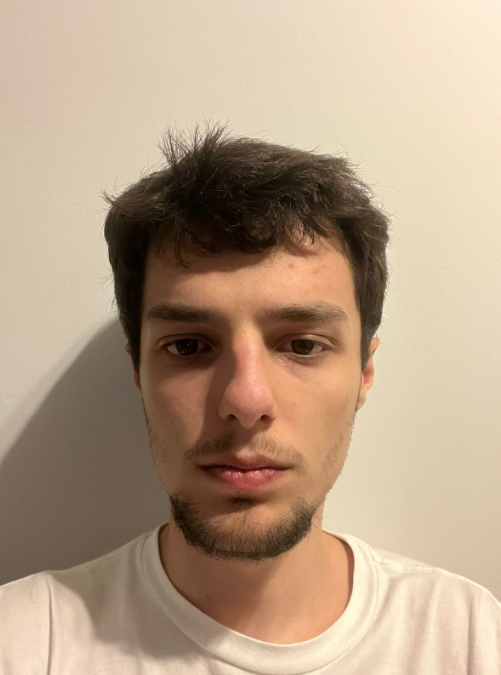
#> input picture img/fotopessoa4.png, 501 x 675 px
$ python img_to_points5.py img//fotopessoa4.png --width 300 --step 2 --dark_thresh 100 --output pontos_bw.csv
#> lines starting #> are read from the running program, lines starting #| are printed output that depends on the picture
import cv2
from PIL import Image
import numpy as np
import matplotlib.pyplot as plt
import csv

def image_to_pointcloud(image_path, output_csv='points.csv', width=200, step=1,
                         dark_thresh=128):
    """
    Converte uma imagem em nuvem de pontos em preto e branco,
    plotando apenas pixels suficientemente escuros.

    Parâmetros:
    - image_path: caminho para a imagem de entrada.
    - output_csv: CSV de saída.
    - width: largura alvo (mantém proporção).
    - step: amostragem de pontos; usa cada N-ésimo pixel.
    - dark_thresh: limiar (0-255); somente pixels com valor <= limiar são plotados.
    """
#> called with image_path = 'img//fotopessoa4.png', output_csv = 'pontos_bw.csv', width = 300, step = 2, dark_thresh = 100
    # Carrega e converte para grayscale
    img_gray = Image.open(image_path).convert('L')
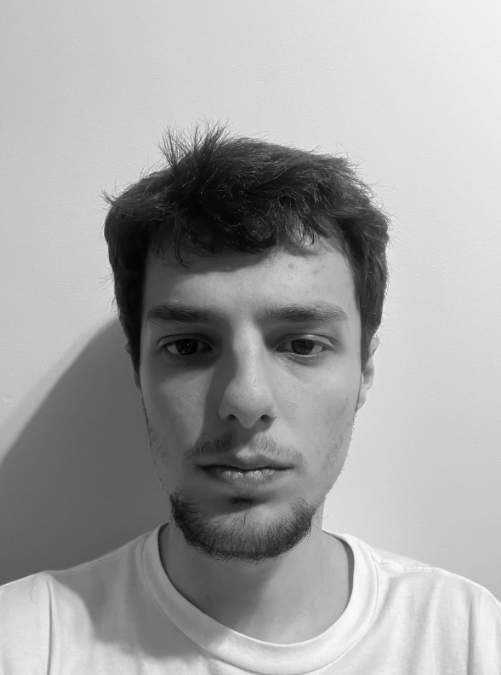
#> img_gray: PIL image 501x675 L; min 1, max 250, mean 163.4
    # Redimensiona mantendo proporção
    w_pct = width / float(img_gray.size[0])
#> w_pct = 0.599
    height = int(float(img_gray.size[1]) * w_pct)
#> height = 404
    img_gray = img_gray.resize((width, height), resample=Image.LANCZOS)
#> img_gray: PIL image 300x404 L
    arr = np.array(img_gray)

    # Gera coordenadas e valores de intensidade
    ys, xs = np.indices((height, width))
    xs = xs.flatten()
    ys = ys.flatten()
    vals = arr.flatten()

    # Aplica amostragem
    if step > 1:
        xs = xs[::step]
        ys = ys[::step]
        vals = vals[::step]

    # Filtra apenas pixels escuros (<= dark_thresh)
    mask = vals <= dark_thresh
    xs = xs[mask]
#> xs = 14659 values, max 230 at index 2855, min 0 at index 12640, mean 115.5
    ys = ys[mask]
#> ys = 14659 values from 81 to 373

    # Salva CSV
    with open(output_csv, 'w', newline='') as csvfile:
        writer = csv.writer(csvfile)
        writer.writerow(['type','x','y'])
        for x, y in zip(xs, ys):
            writer.writerow(['point', int(x), int(y)])
#> this loop made 14659 passes
#> (x, y) on passes 1 to 3: (128, 81), (128, 82), (124, 83)

    # Plot preto e branco
    plt.figure(figsize=(8,8), facecolor='white')
    ax = plt.gca()
    ax.set_facecolor('white')
    ax.scatter(xs, -ys, s=1, color='black')
    plt.axis('off')
    plt.title(f'Point Cloud B&W (step={step}, dark_thresh={dark_thresh})', color='black')
    plt.show()
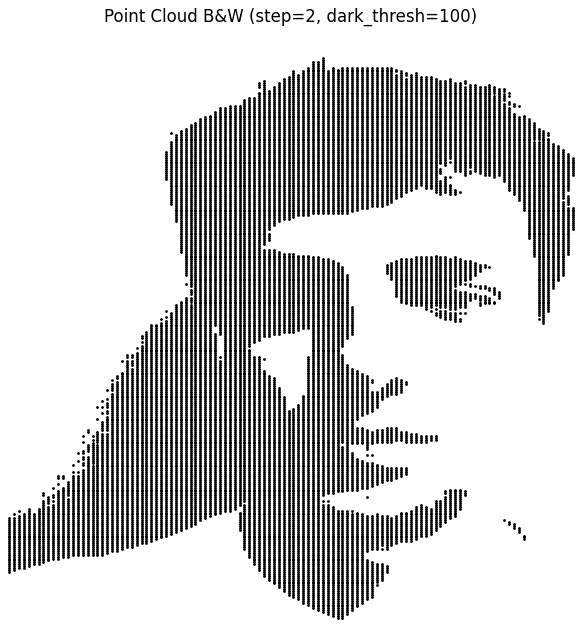
#> figure drawn by matplotlib, 1 panel

if __name__ == '__main__':
    import argparse
    parser = argparse.ArgumentParser(
        description='Gera nuvem de pontos B&W de uma imagem, plotando só pixels escuros.'
    )
    parser.add_argument('image', help='Caminho da imagem de entrada')
    parser.add_argument('--width', type=int, default=200, help='Largura alvo')
    parser.add_argument('--step', type=int, default=1, help='Amostragem de pontos')
    parser.add_argument('--dark_thresh', type=int, default=128,
                        help='Limiar: só pixels <= limiar serão plotados')
    parser.add_argument('--output', default='points.csv', help='Arquivo CSV de saída')
    args = parser.parse_args()
    image_to_pointcloud(
        args.image,
        output_csv=args.output,
        width=args.width,
        step=args.step,
        dark_thresh=args.dark_thresh
    )

# python img_to_points5.py img\\fotopessoa4.png --width 300 --step 2 --dark_thresh 100 --output pontos_bw.csv

$ run again, with img/fotopessoa2.png copied over img/fotopessoa4.png
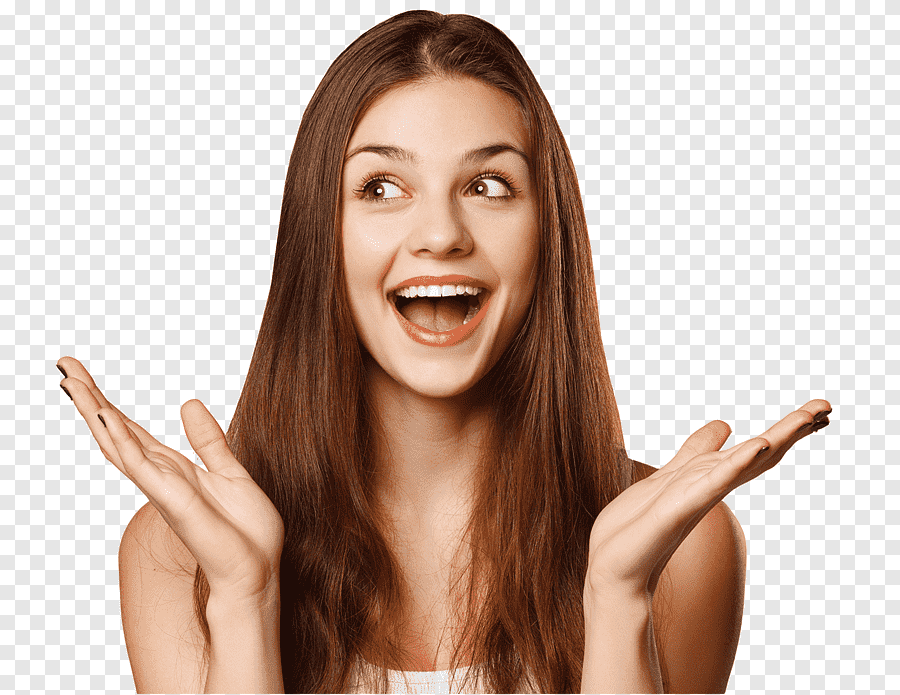
#> input picture img/fotopessoa2.png, 900 x 695 px
#> in image_to_pointcloud, `img_gray = Image.open(image_path).convert('L')`:
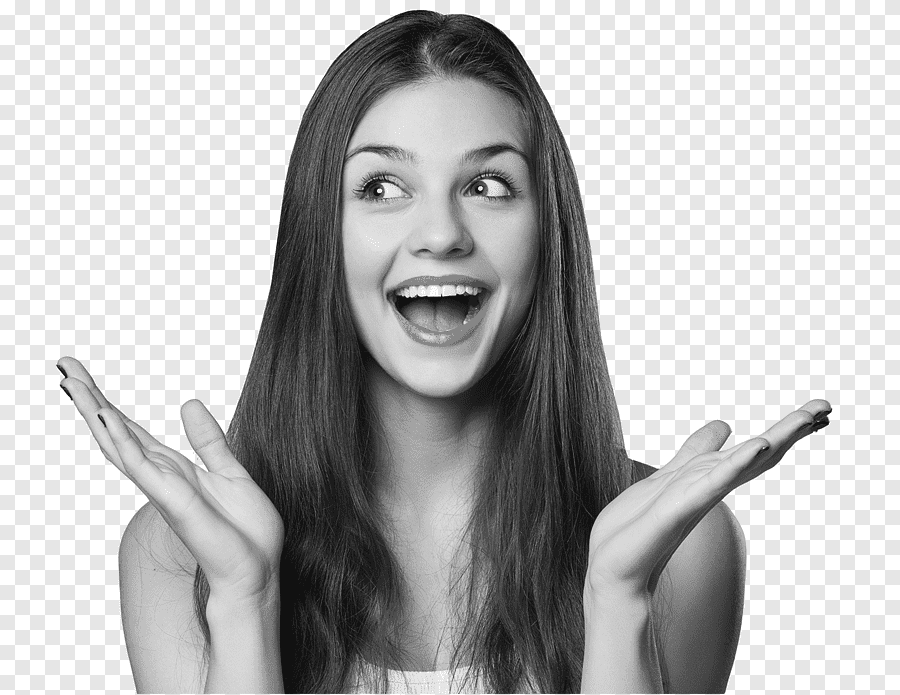
#> img_gray: PIL image 900x695 L; min 17, max 255, mean 184.5
#> xs = 7957 values, max 276 at index 3518, min 20 at index 2787, mean 149.1
#> ys = 7957 values from 4 to 230
#> the loop in image_to_pointcloud, `for x, y in zip(xs, ys):` made 7957 passes
#> (x, y) on passes 1 to 3: (134, 4), (136, 4), (138, 4)
#> in image_to_pointcloud, `plt.show()`:
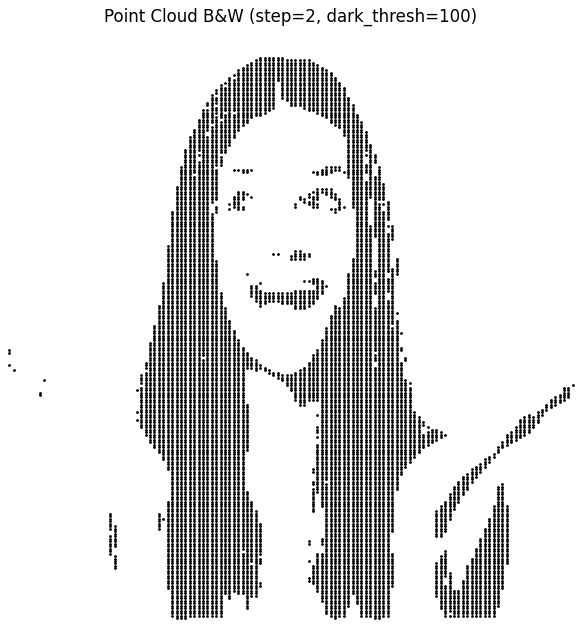
#> figure drawn by matplotlib, 1 panel

$ run again, with img/fotopessoa5.png copied over img/fotopessoa4.png
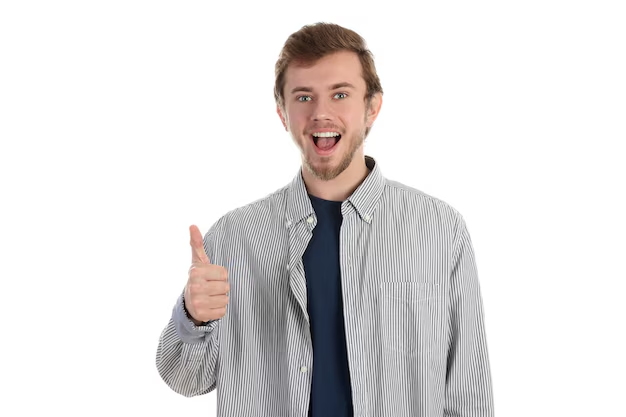
#> input picture img/fotopessoa5.png, 626 x 417 px
#> in image_to_pointcloud, `img_gray = Image.open(image_path).convert('L')`:
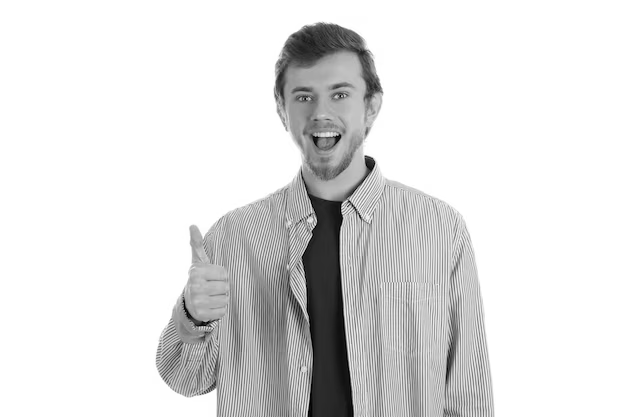
#> img_gray: PIL image 626x417 L; min 0, max 255, mean 224.2
#> xs = 1385 values, max 216 at index 1022, min 86 at index 1050, mean 155.5
#> ys = 1385 values from 12 to 198
#> the loop in image_to_pointcloud, `for x, y in zip(xs, ys):` made 1385 passes
#> (x, y) on passes 1 to 3: (152, 12), (154, 12), (156, 12)
#> in image_to_pointcloud, `plt.show()`:
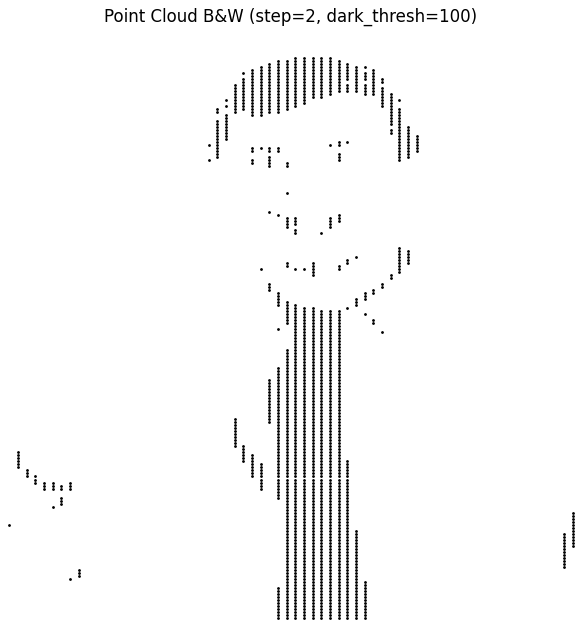
#> figure drawn by matplotlib, 1 panel
